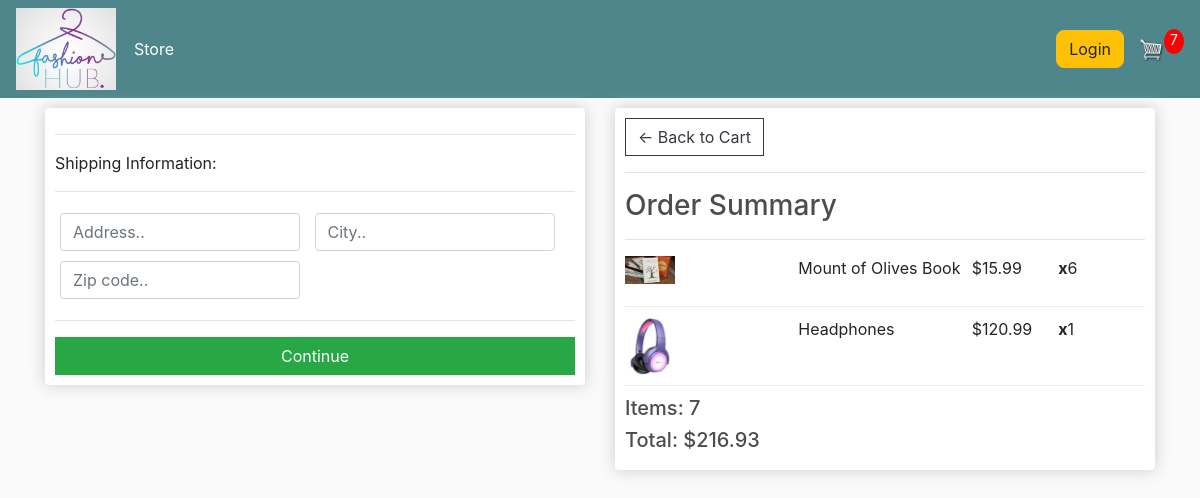
/checkout/ (signed in), run on an earlier commit of the app's database.
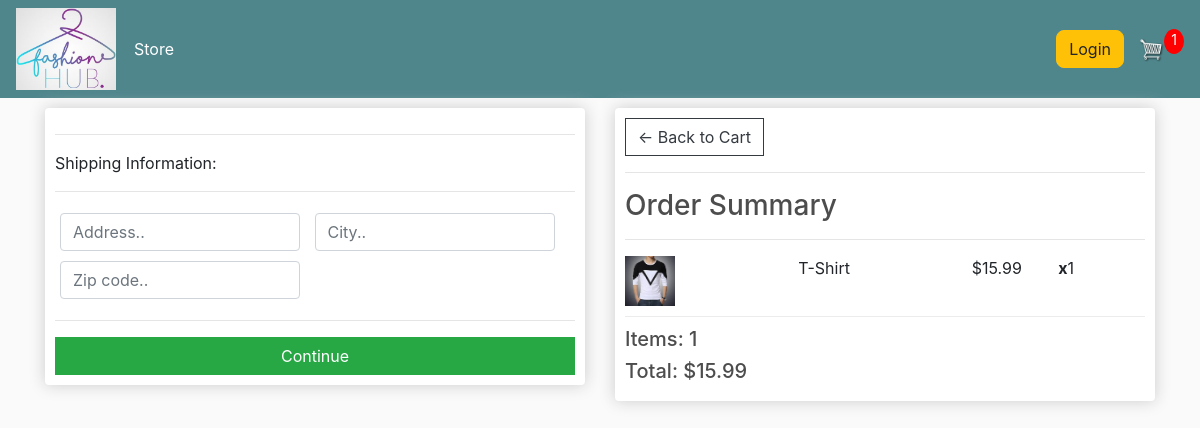
And on a later commit of the database.
### store/models.py (models this page shows, shortened)
class OrderItem(models.Model):
    product = models.ForeignKey(Product, on_delete=models.SET_NULL, null=True, blank=True)
    order = models.ForeignKey(Order, on_delete=models.SET_NULL, null=True, blank=True)
    quantity = models.IntegerField(default=0, null=True, blank=True)
    date_added = models.DateTimeField(auto_now_add=True)
    @property
    def get_total(self):
        total = self.product.price * self.quantity
        return total

class Product(models.Model):
    name = models.CharField(max_length=200, null=True)
    price = models.DecimalField(max_digits=7, decimal_places=2)
    digital = models.BooleanField(default = False, null=True, blank=False)
    image = models.ImageField(default="images/placeholder.png",null=True, blank=True)
    @property
    def imageURL(self):
        if self.image:
            return self.image.url
        else:
            return "static/images/placeholder.png"

class Order(models.Model):
    customer = models.ForeignKey(Customer, on_delete=models.SET_NULL, null=True, blank=True)
    date_ordered = models.DateTimeField(auto_now_add=True)
    complete = models.BooleanField(default=False, null=True, blank=False)
    transaction_id = models.CharField(max_length=100, null=True)
    @property
    def shipping(self):
        shipping = False
        orderitems = self.orderitem_set.all()
        for i in orderitems:
            if i.product.digital == False:
                shipping = True
        return shipping
    @property
    def get_cart_total(self):
        orderitems = self.orderitem_set.all()
        total = sum([item.get_total for item in orderitems])
        return total
    @property
    def get_cart_items(self):
        orderitems = self.orderitem_set.all()
        total = sum([item.quantity for item in orderitems])
        return total

### store/views.py (the view)
# urls.py: path('checkout/', views.checkout, name="checkout"),
def checkout(request):
    data = cartData(request)
    cartItems = data['cartItems']
    order = data['order']
    items = data['items']
    context = {
        'items': items,
        'order': order,
        'cartItems': cartItems
    }
    return render(request, "store/checkout.html", context)

### store/utils.py (called while the page is built)
def cartData(request):
    if request.user.is_authenticated:
        customer = request.user.customer
        order, created = Order.objects.get_or_create(customer=customer, complete=False)
        items = order.orderitem_set.all()
        cartItems = order.get_cart_items
    else:
        cookieData = cookieCart(request)
        cartItems = cookieData['cartItems']
        order = cookieData['order']
        items = cookieData['items']
    return {'cartItems': cartItems, 'order': order, 'items': items}

### store/templates/store/checkout.html (shortened to what this page needs)
{% extends 'store/main.html' %}
{% load static %}
{% block content %}
    <div class="row">
        <div class="col-lg-6">
            <div class="box-element" id="form-wrapper">
                <form id="form" action="">
                    <div id="shipping-info">
                        <hr>
						<p>Shipping Information:</p>
						<hr>
						<div class="form-field">
							<input class="form-control" type="text" name="address" placeholder="Address..">
						</div>
						<div class="form-field">
							<input class="form-control" type="text" name="city" placeholder="City..">
						</div>
						<div class="form-field">
							<input class="form-control" type="text" name="zipcode" placeholder="Zip code..">
						</div>
                    </div>
                    <hr>
                    <input id="form-button" class="btn btn-success btn-block" type="submit" value="Continue">
                </form>
            </div>
            <br>
        </div>
        <div class="col-lg-6">
            <div class="box-element">
                <a  class="btn btn-outline-dark" href="{% url 'cart' %}">&#x2190; Back to Cart</a>
                <hr>
                <h3>Order Summary</h3>
                <hr>
				{% for item in items %}
                <div class="cart-row">
					<div style="flex:2"><img class="row-image" src="{{ item.product.imageURL }}"></div>
					<div style="flex:2"><p>{{ item.product.name }}</p></div>
					<div style="flex:1"><p>${{ item.product.price|floatformat:2 }}</p></div>
					<div style="flex:1"><p><b>x</b>{{ item.quantity }}</p></div>
				</div>
				{% endfor %}
				<h5>Items: {{ order.get_cart_items }}</h5>
				<h5>Total:   ${{ order.get_cart_total|floatformat:2 }}</h5>
            </div>
        </div>
    </div>
{% endblock content %}

What changed in the data, as far as the page shows it:
removed OrderItem: product.imageURL (picture), product.name "Mount of Olives Book", product.price "15.99", quantity "6"
removed OrderItem: product.imageURL (picture), product.name "Headphones", product.price "120.99", quantity "1"
no longer on this page (row edited): Order: get_cart_items "7", get_cart_total "216.93"
added OrderItem: product.imageURL (picture), product.name "T-Shirt", product.price "15.99", quantity "1"
added Order: get_cart_items "1", get_cart_total "15.99"
Also different on the page:
{{ cartItems }}: "7" → "1"
